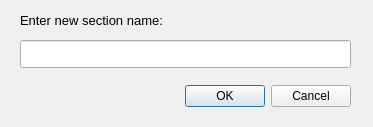
<?xml version="1.0" encoding="UTF-8"?>
<ui version="4.0">
 <class>sectionDialog</class>
 <widget class="QDialog" name="sectionDialog">
  <property name="geometry">
   <rect>
    <x>0</x>
    <y>0</y>
    <width>373</width>
    <height>127</height>
   </rect>
  </property>
  <property name="windowTitle">
   <string>Dialog</string>
  </property>
  <widget class="QDialogButtonBox" name="buttonBox">
   <property name="geometry">
    <rect>
     <x>10</x>
     <y>80</y>
     <width>341</width>
     <height>32</height>
    </rect>
   </property>
   <property name="orientation">
    <enum>Qt::Horizontal</enum>
   </property>
   <property name="standardButtons">
    <set>QDialogButtonBox::Cancel|QDialogButtonBox::Ok</set>
   </property>
  </widget>
  <widget class="QLineEdit" name="lineEdit">
   <property name="geometry">
    <rect>
     <x>20</x>
     <y>40</y>
     <width>331</width>
     <height>28</height>
    </rect>
   </property>
  </widget>
  <widget class="QLabel" name="label">
   <property name="geometry">
    <rect>
     <x>20</x>
     <y>10</y>
     <width>211</width>
     <height>20</height>
    </rect>
   </property>
   <property name="font">
    <font>
     <pointsize>10</pointsize>
    </font>
   </property>
   <property name="text">
    <string>Enter new section name:</string>
   </property>
  </widget>
 </widget>
 <resources/>
 <connections>
  <connection>
   <sender>buttonBox</sender>
   <signal>accepted()</signal>
   <receiver>sectionDialog</receiver>
   <slot>accept()</slot>
   <hints>
    <hint type="sourcelabel">
     <x>248</x>
     <y>254</y>
    </hint>
    <hint type="destinationlabel">
     <x>157</x>
     <y>274</y>
    </hint>
   </hints>
  </connection>
  <connection>
   <sender>buttonBox</sender>
   <signal>rejected()</signal>
   <receiver>sectionDialog</receiver>
   <slot>reject()</slot>
   <hints>
    <hint type="sourcelabel">
     <x>316</x>
     <y>260</y>
    </hint>
    <hint type="destinationlabel">
     <x>286</x>
     <y>274</y>
    </hint>
   </hints>
  </connection>
 </connections>
</ui>
